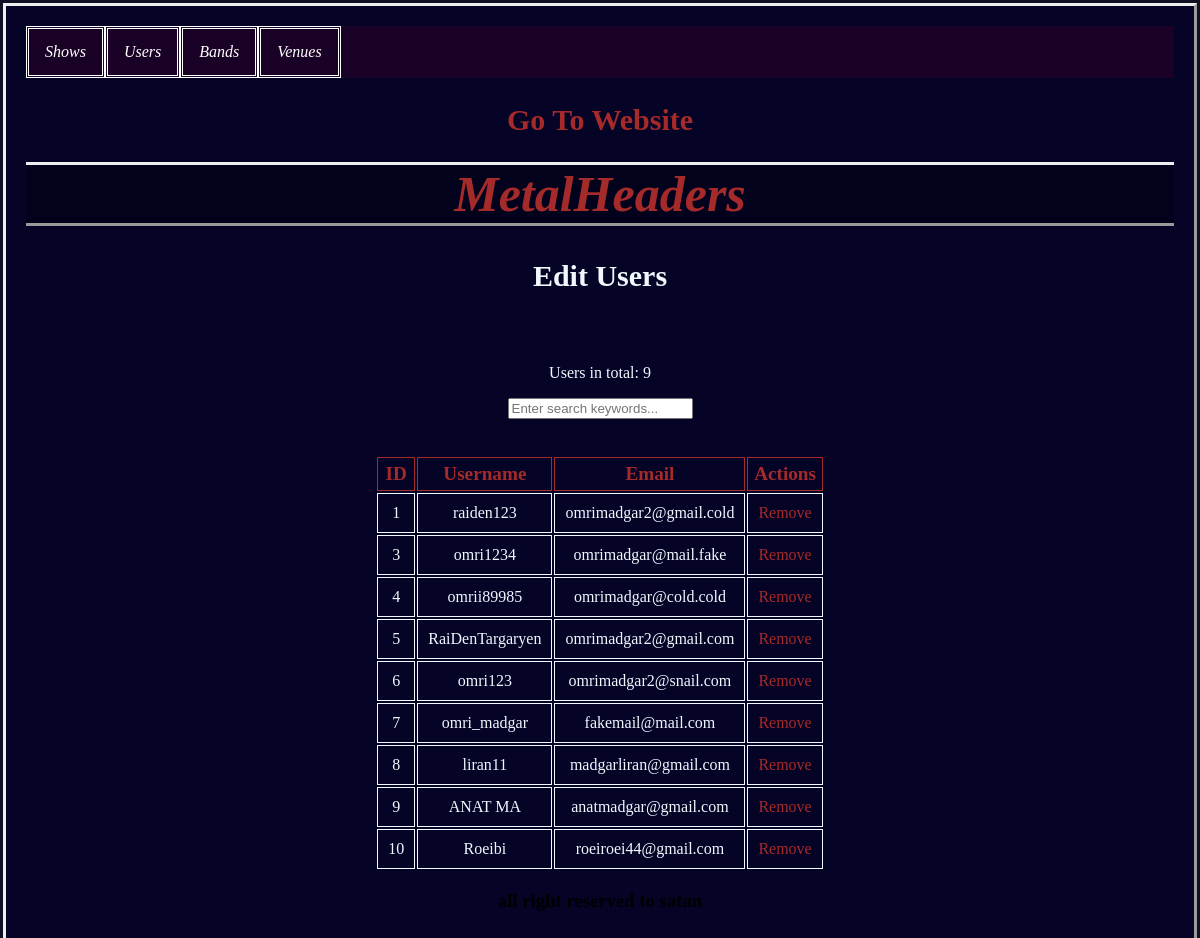
The app's page /users (signed in) with its own data.
### app.py (models this page shows)
class Users(db.Model, UserMixin):
    id = db.Column(db.Integer, primary_key = True)
    username = db.Column(db.String(15), unique = True, nullable = False)
    password = db.Column(db.String(15), nullable = False)
    email = db.Column(db.String(20), nullable = False, unique = True)
    profile_pic = db.Column(db.String(300))

### app.py (the view)
@app.route('/users')
@login_required
def users():
    if current_user.id != 1:
        return redirect(url_for('website'))
    users = Users.query.all()
    amount = len(users)
    return render_template('users.html', users = users, amount = amount)

### app.py (called while the page is built)
@login_manager.user_loader
def load_user(user_id):
    return Users.query.get(user_id)

### templates/users.html (shortened to what this page needs)
{% extends 'base.html' %}
{% block page_title %}Edit Users{% endblock %}
{% block body %}
    <div class="center">
    <p class="total">Users in total: {{amount}}</p>
        <input type="text" id="searchInput" placeholder="Enter search keywords..." onkeyup="searchTable()"><br><br>
            <div class="list">
            <br>
        <table style="margin: auto; ">
            <tr>
                <th>ID</th><th>Username</th><th>Email</th><th>Actions</th>
            </tr>
            {% for user in users %}
            <tr>
                <td>{{user.id}}</td><td>{{user.username}}</td><td>{{user.email}}</td><td><a href="/users/remove_user/{{user.id}}" class="remove">Remove</a></td>
            </tr>
            {% endfor %}
        </table>
     </div>
{% endblock %}

### static/main.css (style rules this page uses)
html { background-color: #030217f1; color: aliceblue; }
body { margin: 3px; padding: 20px; border-style: outset; font-family: 'Times New Roman'; background-color: #050327f1; }
div.center { margin: auto; text-align: center; padding: 50px; padding-top: 30px; }
table { text-align: center; }
th { text-align: center; font-size: larger; color: brown; padding: 5px; }
td { padding: 10px; }
th, td { border: 1px solid; }
a { color: brown; text-decoration: dotted; }

### records on screen
Users: id "1", username "raiden123", email "omrimadgar2@gmail.cold"
Users: id "3", username "omri1234", email "omrimadgar@mail.fake"
Users: id "4", username "omrii89985", email "omrimadgar@cold.cold"
Users: id "5", username "RaiDenTargaryen", email "omrimadgar2@gmail.com"
Users: id "6", username "omri123", email "omrimadgar2@snail.com"
Users: id "7", username "omri_madgar", email "fakemail@mail.com"
Users: id "8", username "liran11", email "madgarliran@gmail.com"
Users: id "9", username "ANAT MA", email "anatmadgar@gmail.com"
Users: id "10", username "Roeibi", email "roeiroei44@gmail.com"

### other values on screen
{{ amount }} "9"
